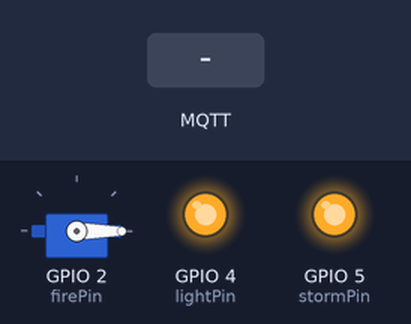
Recording of a sketch running on a simulated ESP8266 (NodeMCU). Parts: servo, output pins drawn as LEDs (lit = HIGH). Inputs (shaded band) come from the test bench. WiFi joins after 1.5 s; servers stay silent unless stated; no MQTT or app messages arrive unless stated; what the sketch prints to the serial monitor is not drawn.

Above: at 2.7 s.
2.8 s: MQTT message "1" arrives on the first subscribed topic
At 3.8 s:
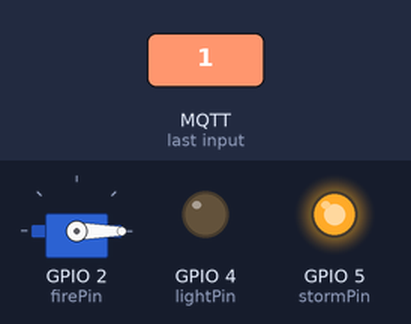
4.3 s: MQTT message "4" arrives on the first subscribed topic
At 4.9 s:
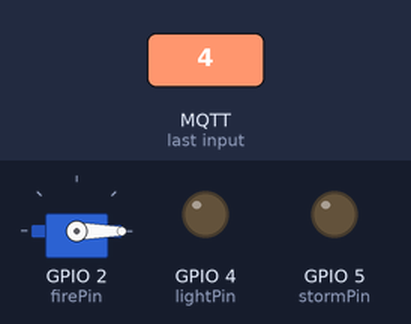
Timing chart, 0 to 15.8 s (numbered marks = the images above; inputs shaded):
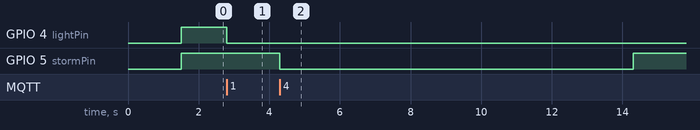

The sketch:

client_actuators.ino
```cpp
/*Purpose: This is a MQTT client designed for a node mcu esp8266
 It controls the actuators responsible for causing song effects

 To use it update:
 1) Client_ID  - This is used to control arduino specific logic.  It also is used by the MQTT broker to identify the client.

 Code was adapted from Allen Pan's (Sufficiently Advanced) code
 https://github.com/Sufficiently-Advanced/ZeldaHomeAutomation/blob/master/zeldaReceiverPublic.ino
*/

#include <ESP8266WiFi.h>
#include <PubSubClient.h>
#include <Servo.h>
// Network details
const char* ssid = "Access-E278";
const char* password = "rockyphoenix479";
const char* mqtt_server = "192.168.0.34";

WiFiClient espClient;
PubSubClient client(espClient);

//Client List
//1 = light, kettle, water pump
//2 = example servo
char client_ID = '1';

//GPIO pins
//Repeats are allowed for readability.  Repeats are used by different arduinos.
int lightPin = 4;     //D4 = GPIO2
int firePin = 2;      //D2 = GPIO4
int stormPin = 5;     //D1 = GPIO5
int examplePin = 5;
Servo fireServo;
Servo exampleServo;
int stormPause = 10000;

void setup() {
  pinMode(BUILTIN_LED, OUTPUT);// Initialize the BUILTIN_LED pin as an output
  Serial.begin(9600);
  setup_wifi();
  client.setServer(mqtt_server, 1883);
  client.setCallback(callback);
  //Client specific setup
  if (client_ID=='1') {
    //Servos - For servos write the angle then attach it to a pin
    fireServo.write(0);
    fireServo.attach(firePin); //fire
    //Pins - For pins attach it to output then initialize it
    pinMode(stormPin, OUTPUT);
    pinMode(lightPin, OUTPUT);
    //Relay is lowTriggered so HIGH = off
    digitalWrite(stormPin, HIGH);
    digitalWrite(lightPin, HIGH);
  }
  if (client_ID=='2') {
    exampleServo.write(180); //Off state
    exampleServo.attach(examplePin);
  }
}
void setup_wifi() {//Purpose: Initial WiFi setup
  delay(10);
  Serial.print("Connecting to WiFi");
  WiFi.begin(ssid, password);
  while (WiFi.status() != WL_CONNECTED) {
    delay(500);
    Serial.print(".");
  }
  Serial.println("Connected");
}
void reconnectMQTT() {//Purpose: Helper function to connect to MQTT broker
  while (!client.connected()) {
    Serial.print("Attempting MQTT connection...");
    if (client.connect(String(client_ID).c_str())) {//Unique name for each client
      Serial.println("connected");
      client.subscribe("songID");
    } else {
      Serial.print("failed, rc=");
      Serial.print(client.state());
      delay(5000);
    }
  }
}
void loop() {//Purpose: Loops forever, ensuring connection to MQTT broker
  if (!client.connected()) {
    reconnectMQTT();
  }
  client.loop();
}
void callback(char* topic, byte* payload, unsigned int length) {//Purpose: When MQTT returns a message, this function gets called to handle it.
  Serial.println("song played");
  Serial.println();
  //Client specific actions
  if (client_ID=='1'){
    if ((char)payload[0]=='1') {digitalWrite(lightPin, LOW);}           //Sun song 'On' state
    if ((char)payload[0]=='2') {digitalWrite(lightPin, HIGH);}          //Song of Time 'Off' state
    if ((char)payload[0]=='3') {moveServoWithReset(fireServo, 150, 0);} //Boloro of Fire
    if ((char)payload[0]=='4') {pinHold(stormPause, stormPin);}         //Song of Storms
  }
  if (client_ID=='2'){
    if ((char)payload[0]=='1') {moveServo(exampleServo, 180, 0); }      //Sun song 'On' position
    if ((char)payload[0]=='2') {moveServo(exampleServo, 0, 180); }      //Song of Time 'Off' position
  }
}

//Helper functions
void moveServoWithReset(Servo thisServo, int onPosition, int offPosition) {//Purpose: Move servo to on position and back slowly
  moveServo(thisServo, offPosition, onPosition);
  moveServo(thisServo, onPosition, offPosition);
}
void moveServo(Servo myservo, int start, int end) {//Purpose: Slowly move servo from start to end position
  int pos;
  if (start < end){
    for(pos = start; pos <= end; pos += 1) {
      myservo.write(pos);
      delay(20);
    }
  }else{
    for(pos = start; pos>=end; pos-=1){
      myservo.write(pos);
      delay(20);
    }
  }
}
void pinHold(int holdTime, int pin) {//Purpose: Hold pin low for holdtime, then switch back to high
  digitalWrite(pin, LOW);
  delay(holdTime);
  digitalWrite(pin, HIGH);
}
```

Measured:
- after the input at 2.8 s, GPIO 4 (lightPin): HIGH → LOW at once
- after the input at 4.3 s, GPIO 5 (stormPin): HIGH → LOW at once, → HIGH 10.0 s later
